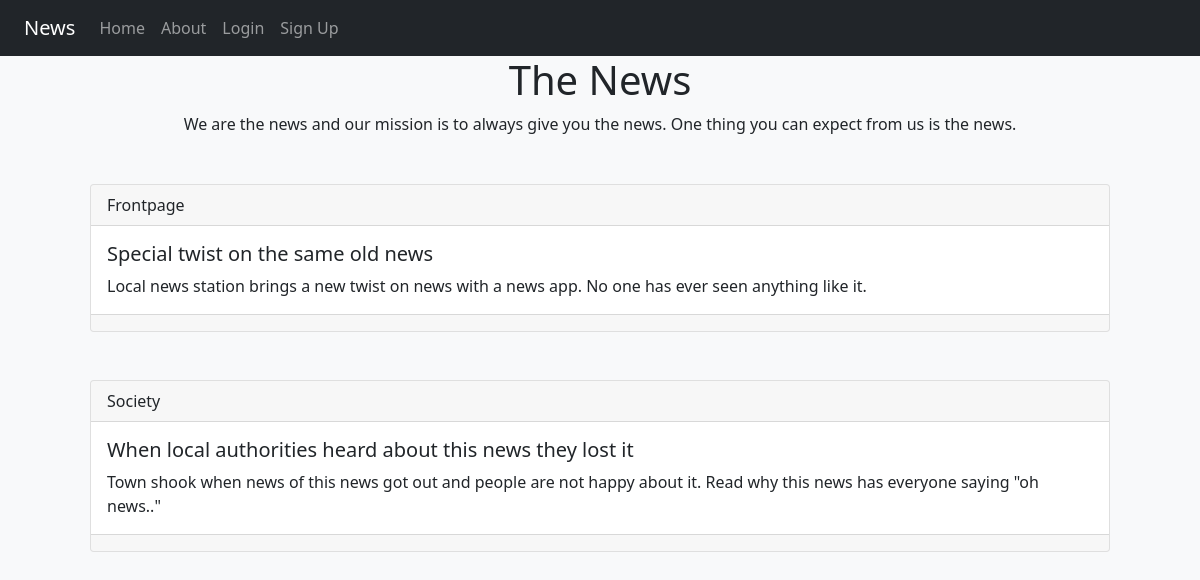
The page / on the database its author committed.
### articles/models.py (models this page shows, shortened)
class Article(models.Model):
    title = models.CharField(max_length=128)
    author = models.ForeignKey(get_user_model(), on_delete=models.CASCADE)
    body = models.TextField()
    created_on = models.DateTimeField(auto_now_add=True)
    section = models.ForeignKey(Section, on_delete=models.CASCADE)

class Section(models.Model):
    name = models.CharField(max_length=128)
    description = models.TextField()
    def __str__(self):
        return self.name

### pages/views.py (the view)
# urls.py: path('', HomeView.as_view(), name='home'),
class HomeView(ListView):
    template_name = 'home.html'
    model = Article
    context_object_name = 'articles'

### templates/home.html (shortened to what this page needs)
{% extends 'base.html' %}
{% load static %}
{% block content %}
<div class="container">
    <div class="jumbotron text-center">
      <h1>The News</h1>
      <p>We are the news and our mission is to always give you the news. One thing you can expect from us is the news.</p>
    </div>
    {% for article in articles %}
    <div class="card m-5">
        <div class="card-header">
            {{ article.section }}
        </div>
        <div class="card-body">
            <h5 class="card-title">{{ article.title }}</h5>
            <p class="card-text">{{ article.body }}</p>
        </div>
        <div class="card-footer">
        </div>
    </div>
    {% endfor %}
{% endblock %}

### templates/base.html (shortened to what this page needs)
<!DOCTYPE html>
<html lang="en">
<head>
    {% load static %}
    <link href="https://cdn.jsdelivr.net/npm/bootstrap@5.1.3/dist/css/bootstrap.min.css" rel="stylesheet">
    <link rel="stylesheet" href="{% static 'css/styles.css' %}">
  </head>
</head>
<body class="bg-light">
    {% include 'navbar.html' %}
    {% block content %}
    {% endblock %}
</body>
</html>

### templates/navbar.html (shortened to what this page needs)
<nav class="navbar navbar-expand-lg navbar-dark bg-dark px-4">
  <a class="navbar-brand" href="{% url 'home' %}">News</a>
  <div class="collapse navbar-collapse" id="navbarNav">
    <ul class="navbar-nav">
      <li class="nav-item active">
        <a class="nav-link" href="{% url 'home' %}">Home</a>
      </li>
      <li class="nav-item">
        <a class="nav-link" href="{% url 'about' %}">About</a>
      </li>
      {% if user.is_authenticated %}
      <li class="nav-item">
        <a class="nav-link" href="{% url 'add_article' %}">Add Article</a>
      </li>
        <li class="nav-item">
          <a class="nav-link" href="{% url 'logout' %}">Logout</a>
        </li>
        <li class="nav-item">
          <a class="nav-link" href="{% url 'password_change' %}">Change Password</a>
        </li>
        {% else %}
        <li class="nav-item">
          <a class="nav-link" href="{% url 'login' %}">Login</a>
        </li>
        <li class="nav-item">
          <a class="nav-link" href="{% url 'sign_up' %}">Sign Up</a>
        </li>
        {% endif %}
    </ul>
  </div>
</nav>

### rows shown on the page
Article: section "Frontpage", title "Special twist on the same old news", body "Local news station brings a new twist on news with a news app. No one has ever seen anything like it."
Article: section "Society", title "When local authorities heard about this news they lost it", body "Town shook when news of this news got out and people are not happy about it. Read why this news has everyone saying \"oh news..\""
